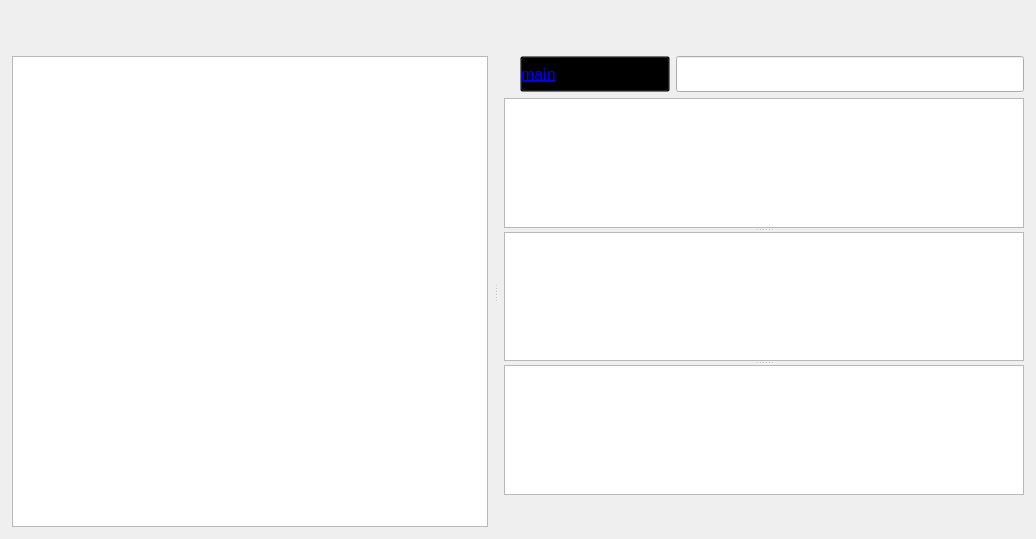
<?xml version="1.0" encoding="UTF-8"?>
<ui version="4.0">
 <class>MainWindow</class>
 <widget class="QMainWindow" name="MainWindow">
  <property name="geometry">
   <rect>
    <x>0</x>
    <y>0</y>
    <width>1036</width>
    <height>539</height>
   </rect>
  </property>
  <property name="windowTitle">
   <string>MainWindow</string>
  </property>
  <property name="styleSheet">
   <string notr="true">QTableView {
    selection-color: #000000;
}

QTableView::item {
    border-right: 1px solid #d6d9dc;
}

QTableView::item:selected {
    background-color: rgba(0, 102, 204, 100);
    color: #000000;
}

</string>
  </property>
  <widget class="QWidget" name="centralwidget">
   <layout class="QVBoxLayout" name="verticalLayout_3">
    <property name="spacing">
     <number>0</number>
    </property>
    <property name="leftMargin">
     <number>0</number>
    </property>
    <property name="topMargin">
     <number>0</number>
    </property>
    <property name="rightMargin">
     <number>0</number>
    </property>
    <property name="bottomMargin">
     <number>0</number>
    </property>
    <item>
     <widget class="QWidget" name="widget" native="true">
      <property name="minimumSize">
       <size>
        <width>0</width>
        <height>56</height>
       </size>
      </property>
      <property name="maximumSize">
       <size>
        <width>16777215</width>
        <height>56</height>
       </size>
      </property>
     </widget>
    </item>
    <item>
     <layout class="QVBoxLayout" name="verticalLayout_2">
      <property name="spacing">
       <number>12</number>
      </property>
      <property name="leftMargin">
       <number>12</number>
      </property>
      <property name="topMargin">
       <number>0</number>
      </property>
      <property name="rightMargin">
       <number>12</number>
      </property>
      <property name="bottomMargin">
       <number>12</number>
      </property>
      <item>
       <widget class="QSplitter" name="verticalSplitter">
        <property name="lineWidth">
         <number>1</number>
        </property>
        <property name="orientation">
         <enum>Qt::Horizontal</enum>
        </property>
        <property name="handleWidth">
         <number>16</number>
        </property>
        <widget class="ProjectTreeView" name="projectTreeView">
         <property name="minimumSize">
          <size>
           <width>0</width>
           <height>200</height>
          </size>
         </property>
        </widget>
        <widget class="QWidget" name="layoutWidget">
         <layout class="QVBoxLayout" name="verticalLayout">
          <property name="leftMargin">
           <number>0</number>
          </property>
          <property name="bottomMargin">
           <number>0</number>
          </property>
          <item>
           <layout class="QHBoxLayout" name="horizontalLayout">
            <property name="leftMargin">
             <number>16</number>
            </property>
            <property name="topMargin">
             <number>0</number>
            </property>
            <item>
             <widget class="QPushButton" name="branchBtn">
              <property name="minimumSize">
               <size>
                <width>150</width>
                <height>36</height>
               </size>
              </property>
              <property name="maximumSize">
               <size>
                <width>147</width>
                <height>36</height>
               </size>
              </property>
              <property name="font">
               <font>
                <pointsize>12</pointsize>
                <underline>true</underline>
               </font>
              </property>
              <property name="styleSheet">
               <string notr="true">QPushButton {
    text-align: left;
    color: blue;
    background-color: transparent;
}
QPushButton:hover {
    color: red;
}</string>
              </property>
              <property name="text">
               <string>main</string>
              </property>
             </widget>
            </item>
            <item>
             <widget class="SearchLineEdit" name="searchEdit">
              <property name="minimumSize">
               <size>
                <width>0</width>
                <height>36</height>
               </size>
              </property>
              <property name="maximumSize">
               <size>
                <width>16777215</width>
                <height>36</height>
               </size>
              </property>
             </widget>
            </item>
           </layout>
          </item>
          <item>
           <widget class="QSplitter" name="levelSplitter">
            <property name="orientation">
             <enum>Qt::Vertical</enum>
            </property>
            <property name="childrenCollapsible">
             <bool>true</bool>
            </property>
            <widget class="LogTableView" name="logTableView">
             <property name="styleSheet">
              <string notr="true"/>
             </property>
            </widget>
            <widget class="MessageTextEdit" name="editMessage">
             <property name="readOnly">
              <bool>true</bool>
             </property>
            </widget>
            <widget class="FileTableView" name="fileTableView"/>
           </widget>
          </item>
          <item>
           <widget class="QLabel" name="labState">
            <property name="minimumSize">
             <size>
              <width>0</width>
              <height>26</height>
             </size>
            </property>
            <property name="maximumSize">
             <size>
              <width>16777215</width>
              <height>26</height>
             </size>
            </property>
            <property name="text">
             <string/>
            </property>
           </widget>
          </item>
         </layout>
        </widget>
       </widget>
      </item>
     </layout>
    </item>
   </layout>
  </widget>
 </widget>
 <customwidgets>
  <customwidget>
   <class>ProjectTreeView</class>
   <extends>QTreeView</extends>
   <header>widget/ProjectTreeView.h</header>
  </customwidget>
  <customwidget>
   <class>LogTableView</class>
   <extends>QTableWidget</extends>
   <header>widget/LogTableView.h</header>
  </customwidget>
  <customwidget>
   <class>FileTableView</class>
   <extends>QTableWidget</extends>
   <header>widget/FileTableView.h</header>
  </customwidget>
  <customwidget>
   <class>MessageTextEdit</class>
   <extends>QTextEdit</extends>
   <header>widget/MessageTextEdit.h</header>
  </customwidget>
  <customwidget>
   <class>SearchLineEdit</class>
   <extends>QLineEdit</extends>
   <header>widget/SearchLineEdit.h</header>
  </customwidget>
 </customwidgets>
 <resources/>
 <connections/>
</ui>
